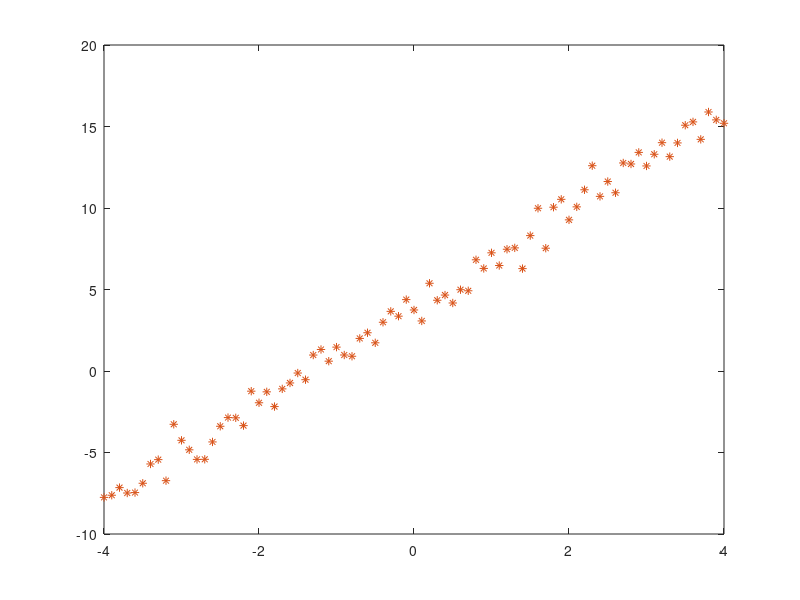

This figure's MATLAB source:
% Entrenamiento Batch con bias
clear;
clc;
close all;

a = 3;
b = 4;

x = -4:0.1:4;
x = x';
N = length(x);
yb = a*x + b;
yb = yb + 0.75*randn(N,1);

ne = 1;
nm = 10;
bias = input('Bias:  SI = 1 : ');
if(bias == 1)
   ne = ne +1;
   x = [ x ones(N,1) ];   
end
v = 0.1*randn(ne,nm);
w = 0.1*randn(nm,1);

eta = input('eta : ')
for iter = 1:2000
   dJdv = 0;
   dJdw = 0;
   for k = 1:N   
     in = (x(k,:))';
     m = v'*in; 
     n = 2.0./(1+exp(-m)) - 1;     % Sigmoidea 2
     % n = exp(-m.^2);               % Gaussiana
     out = w'*n;
     y(k,1) = out;
     er = out - yb(k,1);
     error(k,1) = er;
     dndm = (1 - n.*n)/2;            % Sigmoidea 2
     % dndm = -2.0*(n.*m);        % Gaussiana
     dJdw = dJdw + er.*n;        
     dJdv = dJdv + er.*in*(w.*dndm)';
     % w = w - eta*dJdw/nx;
     % v = v - eta*dJdv/nx;
   end
w = w - eta*dJdw/N;
v = v - eta*dJdv/N;
JJ = 0.5*sum(error.*error)
J(iter,1) = JJ;
end

figure(1);
plot(x(:,1),y,x(:,1),yb,'*');
figure(2);
plot(J);
